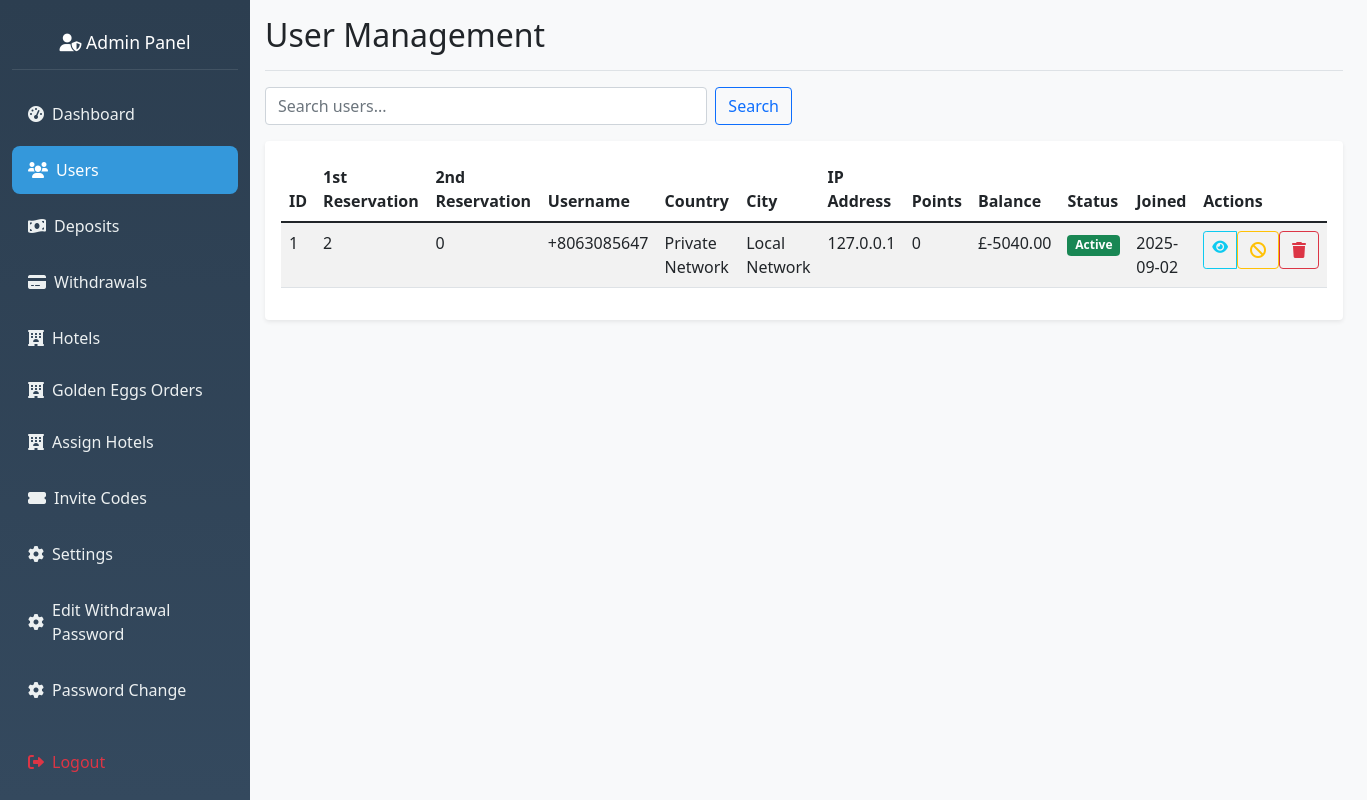
The page /admin/users (signed in) on the database as committed earlier.
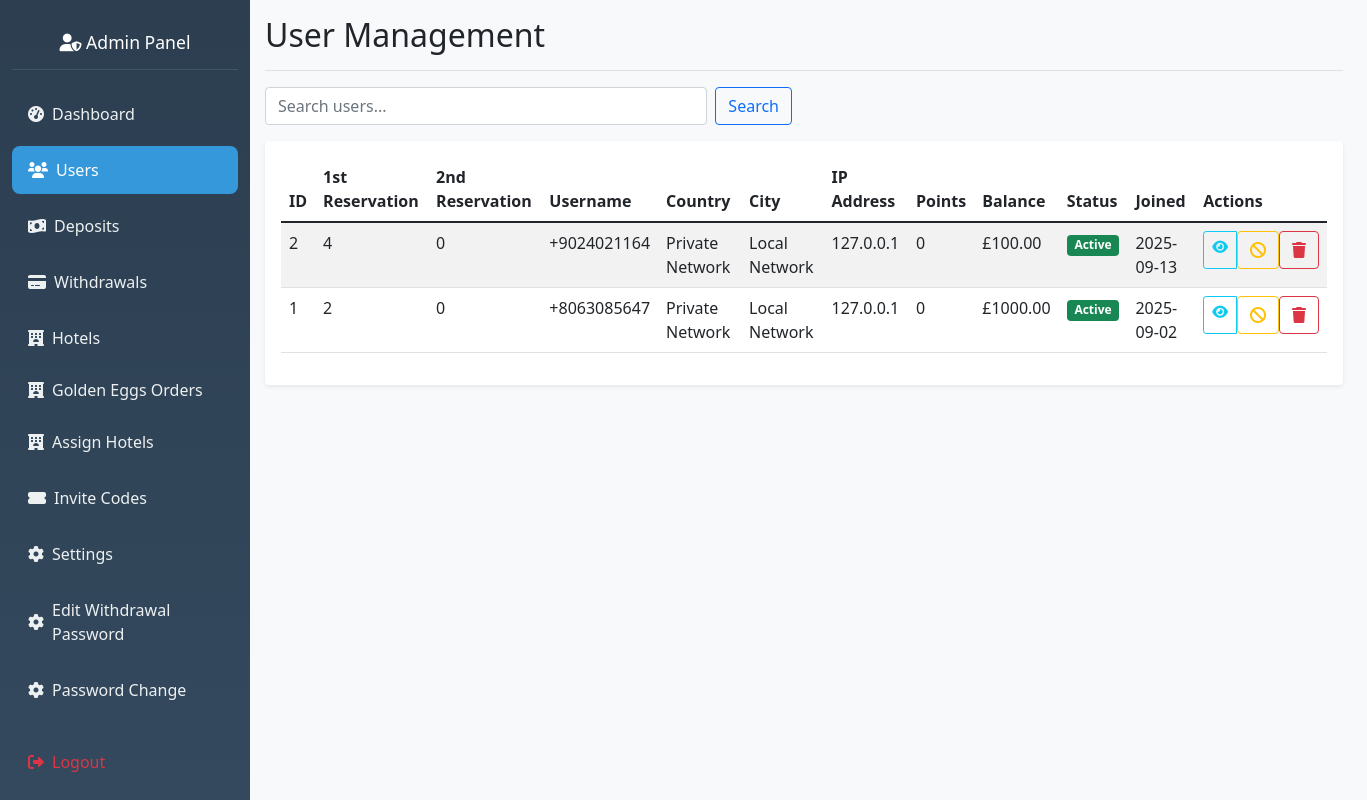
The same page on the database as committed later.
### hotel_app/models.py (models this page shows, shortened)
class User(db.Model, UserMixin):
    __tablename__ = 'user'
    id = db.Column(db.Integer, primary_key=True)
    nickname = db.Column(db.String(80))
    user_id = db.Column(db.String(6), unique=True)
    agent_id = db.Column(db.String(6), unique=True)
    contact = db.Column(db.String(20))
    invitation_code = db.Column(db.String(20))
    member_points = db.Column(db.Integer, default=0)
    trial_bonus = db.Column(db.Float, default=564.00)
    balance = db.Column(db.Float, default=0.00)
    total_deposits = db.Column(db.Float, default=0.0)
    vip_level = db.Column(db.String(10), default='VIP0')
    withdrawal_password = db.Column(db.String(100))
    password_hash = db.Column(db.String(100))
    is_active = db.Column(db.Boolean, default=False)
    created_at = db.Column(db.DateTime, default=datetime.utcnow)
    session_locked = db.Column(db.Boolean, default=False)
    total_commission_earned = db.Column(db.Float, default=0.0)
    first_session_completed = db.Column(db.Boolean, default=False)
    session_reset_date = db.Column(db.String)
    bound_wallet_type = db.Column(db.String(20))
    max_first_session_reservations = db.Column(db.Integer, default=35)
    wallet_bound_at = db.Column(db.DateTime)
    second_session_reservations_count = db.Column(db.Integer, default=35)
    second_session_commission = db.Column(db.Float, default=0.0)
    bound_wallet_address = db.Column(db.String(200))
    first_session_commission = db.Column(db.Float, default=0.0)
    first_session_reservations_count = db.Column(db.Integer, default=0)
    current_session = db.Column(db.String(10), default='first')
    revolut_name = db.Column(db.String(100))
    revolut_iban = db.Column(db.String(50))
    revolut_revtag = db.Column(db.String(20))
    ip_address = db.Column(db.String(45))  # IPv6 can be up to 45 characters
    country = db.Column(db.String(100))
    country_code = db.Column(db.String(2))
    region = db.Column(db.String(100))
    city = db.Column(db.String(100))
    latitude = db.Column(db.Float)
    longitude = db.Column(db.Float)
    timezone = db.Column(db.String(50))
    isp = db.Column(db.String(255))
    last_location_update = db.Column(db.DateTime, default=datetime.utcnow)
    current_session = db.Column(db.String(10), default='first')  # 'first' or 'second'
    session_reset_date = db.Column(db.Date)  # Date when session was last reset
    first_session_completed = db.Column(db.Boolean, default=False)
    first_session_reservations_count = db.Column(db.Integer, default=0)
    second_session_reservations_count = db.Column(db.Integer, default=0)
    max_first_session_reservations = db.Column(db.Integer, default=35)
    session_locked = db.Column(db.Boolean, default=False)  # Lock between sessions
    total_commission_earned = db.Column(db.Float, default=0.0)  # Total commissions earned
    first_session_commission = db.Column(db.Float, default=0.0)  # Commission from first session
    second_session_commission = db.Column(db.Float, default=0.0)  # Commission from second session
    reservations = db.relationship('Reservation', backref='user', cascade="all, delete-orphan",
        passive_deletes=True,lazy=True)
    deposit_requests = db.relationship('DepositRequest', backref='user', lazy=True)
    withdrawal_requests = db.relationship('WithdrawalRequest', backref='user', lazy=True)
    hotel_assignments = db.relationship('UserHotelAssignment', backref='user',cascade="all, delete-orphan",
        passive_deletes=True, lazy=True)
    hotel_ratings = db.relationship('UserHotelRating', backref='user', lazy=True)

### hotel_app/routes.py (the view)
@app.route('/admin/users')
@admin_required
def view_users():
    page = request.args.get('page', 1, type=int)
    search = request.args.get('search', '')
    vip_filter = request.args.get('vip_level', '')
    users_query = User.query
    if search:
        users_query = users_query.filter(
            User.nickname.contains(search) |
            User.user.agent_id.contains(search)
        )
    if vip_filter:
        users_query = users_query.filter(User.vip_level == vip_filter)
    users = users_query.order_by(User.id.desc()).paginate(
        page=page, per_page=20, error_out=False
    )
    vip_levels = ['vip0', 'vip1', 'vip2', 'vip3']
    return render_template('admin_users.html',
                         users=users,
                         search=search,
                         vip_levels=vip_levels,
                         current_vip_filter=vip_filter)

### hotel_app/templates/admin_users.html (shortened to what this page needs)
{% extends "admin_base.html" %}
{% block content %}
<div class="d-flex justify-content-between flex-wrap flex-md-nowrap align-items-center pb-2 mb-3 border-bottom">
    <h1 class="h2">User Management</h1>
</div>
<div class="row mb-3">
    <div class="col-md-6">
        <form method="GET" class="d-flex">
            <input type="text" class="form-control me-2" name="search" value="{{ search }}" placeholder="Search users...">
            <button type="submit" class="btn btn-outline-primary">Search</button>
        </form>
    </div>
</div>
<div class="card">
    <div class="card-body">
        <div class="table-responsive">
            <table class="table table-striped">
                <thead>
                    <tr>
                        <th>ID</th>
                        <th>1st Reservation</th>
                        <th>2nd Reservation</th>
                        <th>Username</th>
                        <th>Country</th>
                        <th>City</th>
                        <th>IP Address</th>
                        <th>Points</th>
                        <th>Balance</th>
                        <th>Status</th>
                        <th>Joined</th>
                        <th>Actions</th>
                    </tr>
                </thead>
                <tbody>
                    {% for user in users.items %}
                    <tr>
                        <td>{{ user.id }}</td>
                        <td>{{ user.first_session_reservations_count }}</td>
                        <td>{{ user.second_session_reservations_count }}</td>
                        <td>{{ user.contact }}</td>
                        <td>{{ user.country }}</td>
                        <td>{{ user.city }}</td>
                        <td>{{ user.ip_address }}</td>
                        <td>{{ user.member_points }}</td>
                        <td>£{{ "%.2f"|format(user.balance or 0) }}</td>
                        <td>
                            <span class="badge bg-{{ 'success' if user.is_active else 'secondary' }}">
                                {{ 'Active' if user.is_active else 'Inactive' }}
                            </span>
                        </td>
                        <td>{{ user.created_at.strftime('%Y-%m-%d') if user.created_at else 'N/A' }}</td>
                        <td>
                            <div class="btn-group btn-group-sm">
                                <a href="{{ url_for('view_user_details', user_id=user.id) }}" class="btn btn-outline-info">
                                    <i class="fas fa-eye"></i>
                                </a>
                                <form method="POST" action="{{ url_for('toggle_user', user_id=user.id) }}" class="d-inline">
                                    <button type="submit" class="btn btn-outline-{{ 'warning' if user.is_active else 'success' }}">
                                        <i class="fas fa-{{ 'ban' if user.is_active else 'check' }}"></i>
                                    </button>
                                </form>
                                <form method="POST" action="{{ url_for('delete_user', user_id=user.id) }}" class="d-inline"
                                      onsubmit="return confirm('Are you sure you want to delete this user?')">
                                    <button type="submit" class="btn btn-outline-danger">
                                        <i class="fas fa-trash"></i>
                                    </button>
                                </form>
                            </div>
                        </td>
                    </tr>
                    {% endfor %}
                </tbody>
            </table>
        </div>
    </div>
</div>
{% endblock %}

### hotel_app/templates/admin_base.html (shortened to what this page needs)
<!DOCTYPE html>
<html lang="en">
    <head>
        <link href="https://cdn.jsdelivr.net/npm/bootstrap@5.1.3/dist/css/bootstrap.min.css" rel="stylesheet">
        <link href="https://cdnjs.cloudflare.com/ajax/libs/font-awesome/6.0.0/css/all.min.css" rel="stylesheet">
        <link rel="stylesheet" href="{{ url_for('static', filename='css/admin.css') }}">
    </head>
    <body>
        <div class="container-fluid">
            <div class="row no-gutters">
                <nav class="col-md-3 col-lg-2 d-md-block sidebar" id="sidebar">
                    <div class="position-sticky pt-3">
                        <div class="nav-header text-center">
                            <h4 class="text-white">
                                <i class="fas fa-user-shield"></i> Admin Panel
                            </h4>
                        </div>
                        <ul class="nav flex-column">
                            <li class="nav-item">
                                <a class="nav-link {% if request.endpoint == 'admin_dashboard' %}active{% endif %}"
                                    href="{{ url_for('admin_dashboard') }}">
                                    <i class="fas fa-tachometer-alt"></i>
                                    <span>Dashboard</span>
                                </a>
                            </li>
                            <li class="nav-item">
                                <a class="nav-link {% if request.endpoint == 'view_users' %}active{% endif %}"
                                    href="{{ url_for('view_users') }}">
                                    <i class="fas fa-users"></i>
                                    <span>Users</span>
                                </a>
                            </li>
                            <li class="nav-item">
                                <a class="nav-link {% if request.endpoint == 'view_deposits' %}active{% endif %}"
                                    href="{{ url_for('view_deposits') }}">
                                    <i class="fas fa-money-bill-wave"></i>
                                    <span>Deposits</span>
                                </a>
                            </li>
                            <li class="nav-item">
                                <a class="nav-link {% if request.endpoint == 'view_withdrawals' %}active{% endif %}"
                                    href="{{ url_for('view_withdrawals') }}">
                                    <i class="fas fa-credit-card"></i>
                                    <span>Withdrawals</span>
                                </a>
                            </li>
                            <li class="nav-item">
                                <a class="nav-link {% if request.endpoint == 'manage_hotels' %}active{% endif %}"
                                    href="{{ url_for('manage_hotels') }}">
                                    <i class="fas fa-hotel"></i>
                                    <span>Hotels</span>
                                </a>
                                <a class="nav-link {% if request.endpoint == 'golden_eggs' %}active{% endif %}"
                                    href="{{ url_for('admin_golden_eggs') }}">
                                    <i class="fas fa-hotel"></i>
                                    <span>Golden Eggs Orders</span>
                                </a>
                                <a class="nav-link {% if request.endpoint == 'assign_hotels_to_user' %}active{% endif %}"
                                    href="{{ url_for('assign_hotels_to_user')}}">
                                    <i class="fas fa-hotel"></i>
                                    <span>Assign Hotels</span>
                                </a>
                            </li>
                            <li class="nav-item">
                                <a class="nav-link {% if request.endpoint == 'generate_invitation_code' %}active{% endif %}"
                                    href="{{ url_for('generate_invitation_code') }}">
                                    <i class="fas fa-ticket-alt"></i>
                                    <span>Invite Codes</span>
                                </a>
                            </li>
                            <li class="nav-item">
                                <a class="nav-link {% if request.endpoint == 'admin_settings' %}active{% endif %}"
                                    href="{{ url_for('admin_settings') }}">
                                    <i class="fas fa-cog"></i>
                                    <span>Settings</span>
                                </a>
                            </li>
                             <li class="nav-item">
                                <a class="nav-link {% if request.endpoint == 'admin_edit_withdrawal_password' %}active{% endif %}"
                                    href="{{ url_for('admin_withdrawal_password_change_page') }}">
                                    <i class="fas fa-cog"></i>
                                    <span>Edit Withdrawal Password</span>
                                </a>
                            </li>
                            <li class="nav-item">
                                <a class="nav-link {% if request.endpoint == 'admin_password_change_page' %}active{% endif %}"
                                    href="{{ url_for('admin_password_change_page') }}">
                                    <i class="fas fa-cog"></i>
                                    <span>Password Change</span>
                                </a>
                            </li>
                            <li class="nav-item mt-3">
                                <a class="nav-link text-danger" href="{{ url_for('admin_logout') }}">
                                    <i class="fas fa-sign-out-alt"></i>
                                    <span>Logout</span>
                                </a>
                            </li>
                        </ul>
                    </div>
                </nav>
                <main class="col-md-9 ms-sm-auto col-lg-10 px-md-4 main-content">
                    <div class="pt-3 pb-2 mb-3">
                        {% block content %}{% endblock %}
                    </div>
                </main>
            </div>
        </div>
    </body>
</html>

Rows that differ between the two databases and show on the page:
added User: id "2", first_session_reservations_count "4", second_session_reservations_count "0", contact "+9024021164", country "Private Network", city "Local Network", ip_address "127.0.0.1", member_points "0", balance "100.00", is_active "Active", created_at "2025-09-13"
changed User id 1: balance "-5040.00" → "1000.00"
